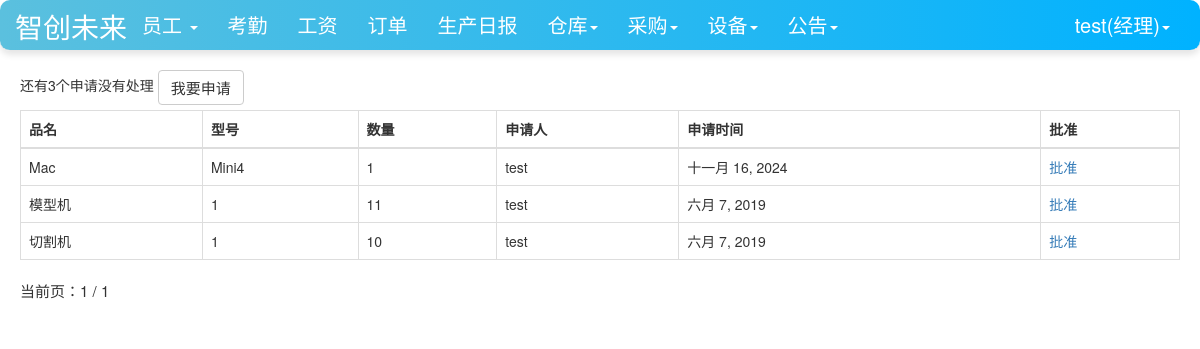
/warehouse/sanction_list/ (signed in), run on the app's committed database.
### user/models.py (models this page shows, shortened)
class Profile(models.Model):
    user = models.OneToOneField(User, on_delete=models.CASCADE)
    staff_gender = models.CharField(max_length=10, choices=(('male', '男'), ('female', '女')), default='male',
                                    verbose_name='性别')
    staff_age = models.PositiveIntegerField(verbose_name="年龄")
    staff_home = models.CharField(max_length=100, verbose_name="籍贯")
    staff_nationality = models.CharField(max_length=20, verbose_name="民族")  # 民族
    staff_tel = models.BigIntegerField(verbose_name="电话")
    start_time = models.DateField(auto_now_add=True, verbose_name="入职时间")  # 入职时间
    id_card = models.CharField(max_length=20,verbose_name="身份证")  # 身份证号
    staff_type = models.CharField(max_length=100,verbose_name="职位", null=True)  # 职位
    salary_pre_hour = models.IntegerField(verbose_name="时薪")  # 时薪
    avatar = models.ImageField(verbose_name="头像", upload_to='avatars/', null=True)  # 头像字段
    class Meta:
        ordering = ['-start_time']

### warehouse/models.py (models this page shows)
class PurchaseList(models.Model):  # 采购单
    good_name = models.CharField(max_length=100, verbose_name="品名")
    good_version = models.CharField(max_length=100, verbose_name="型号")
    good_num = models.IntegerField(verbose_name="数量")
    apply_staff_name = models.ForeignKey(User, on_delete=models.CASCADE, verbose_name="申请人", null=True, blank=True,
                                         related_name='purchase_a')
    apply_date = models.DateField(auto_now_add=True, verbose_name="申请日期")
    sanction_staff_name = models.ForeignKey(User, on_delete=models.CASCADE, verbose_name="批准人", null=True,
                                            blank=True, related_name='purchase_b')
    sanction_date = models.DateField(auto_now=True, verbose_name="批准日期", null=True, blank=True)
    price = models.BigIntegerField(null=True, blank=True, verbose_name="单价")
    total_price = models.BigIntegerField(verbose_name="总价", null=True, blank=True)
    buyer_name = models.ForeignKey(User, on_delete=models.DO_NOTHING, null=True, blank=True, verbose_name="采购员",
                                   related_name='purchase_c')
    buyer_date = models.DateField(auto_now=True, verbose_name="采购日期", null=True, blank=True)
    class Meta:
        ordering = ['-apply_date']

### warehouse/views.py (the view)
# urls.py: path('sanction_list/', views.sanction_list, name='sanction_list'),
def sanction_list(request):
    items = PurchaseList.objects.filter(sanction_staff_name=None)
    context = {}
    paginator = Paginator(items, 10)  # 每页显示10个对象
    page_number = request.GET.get('page')
    if page_number is None:
        page_number = 1
    page_number = int(page_number)
    total_pages = paginator.num_pages
    print("page_number:", page_number)
    page_info = {"number": page_number, "paginator": {}}
    page_info["paginator"]['num_pages'] = total_pages
    print("total_pages", total_pages)
    if total_pages > page_number:
        page_info['has_next'] = True
        page_info['next_page_number'] = page_number + 1
    if page_number > 1:
        page_info['has_previous'] = True
        page_info['previous_page_number'] = page_number - 1
    context['page_obj'] = page_info
    item = paginator.get_page(page_number)
    context['count'] = items.count()
    context['purchaselists'] = item
    return render(request, 'sanction_list.html', context)

### user/models.py (called while the page is built)
def get_staff_type(self):
    if Profile.objects.filter(user=self).exists():
        profile = Profile.objects.get(user=self)
        return profile.staff_type
    else:
        return ''

### warehouse/templates/sanction_list.html (shortened to what this page needs)
{% extends 'base.html' %}
{% if user.is_authenticated %}
                        {% block nav_facility_active %}active{% endblock %}
{% endif %}
{% block content %}
    <div class="container">
        <div class="row">
            <div class="col-lg-12">
                {% if user.is_authenticated %}
                {% if user.get_staff_type == '经理' %}
                <div class="row col-lg-12 my-spacing5">
                    <span>还有{{count}}个申请没有处理</span>
                    <a class="btn btn-default" href="{%url 'apply' user.pk%}">我要申请</a>
                </div>
                <table class="table table-bordered table-hover my-spacing2">
                  <thead>
                    <tr>
                        <th scope="col">品名</th>
                        <th scope="col">型号</th>
                        <th scope="col">数量</th>
                        <th scope="col">申请人</th>
                        <th scope="col">申请时间</th>
                        <th scope="col">批准</th>
                    </tr>
                  </thead>
                  <tbody>
                  {%for purchaselist in purchaselists%}
                    <tr>
                      <td>{{purchaselist.good_name}}</td>
                        <td>{{purchaselist.good_version}}</td>
                      <td>{{purchaselist.good_num}}</td>
                        <td>{{purchaselist.apply_staff_name}}</td>
                      <td>{{purchaselist.apply_date}}</td>
                        <td><a href="{% url 'sanction' purchaselist.pk user.pk%}">批准</a></td>
                    </tr>
                  {% endfor %}
                  </tbody>
                </table>
                {% endif %}
                {% else %}
                    <span>未登录，跳转到首页...</span>
                    <script type="text/javascript">
                        window.location.href = '/';
                    </script>
                {% endif %}
            </div>
        </div>
        {% include 'pagination.html' %}
    </div>
{% endblock %}

### templates/base.html (shortened to what this page needs)
{% load staticfiles %}
<!doctype html>
<html lang="en">
<head>
    <link rel="stylesheet" href="{% static 'base.css' %}">
     <link rel="stylesheet" href="{% static 'home.css' %}">
    <link rel="stylesheet" href="{% static 'bootstrap-3.3.7/css/bootstrap.min.css' %}">
</head>
<body>
    <nav class="navbar navbar-default navbar-fixed-top">
      <div class="container-fluid">
        <div class="navbar-header"  >
          <a class="navbar-brand-container d-flex justify-content-center"  color=white" href="{% url 'home' %}">智创未来</a>
        </div>
          {% if  user.is_authenticated %}
        <div class="collapse navbar-collapse" id="bs-example-navbar-collapse-1">
          <ul class="nav navbar-nav">
              {% if user.get_staff_type == '经理' %}
              <li class="{% block nav_staff_active %}{% endblock %}">
                  <li class="dropdown">
                      <a href="#" class="dropdown-toggle" data-toggle="dropdown" role="button" aria-haspopup="true" aria-expanded="false">
                          员工
                          <b class="caret"></b>
                      </a>
                    </li>
                  </li>
              <li class="{% block nav_attendence_active %}{% endblock %}"><a href="{% url 'attendence_lists'%}">考勤</a></li>
              <li class="{% block nav_salary_active %}{% endblock %}"><a href="{% url 'salary_lists'%}">工资</a></li>
              <li class="{% block nav_order_active %}{% endblock %}"><a href="{% url 'order_list' %}">订单</a></li>
              <li class="{% block nav_producediary_active %}{% endblock %}"><a href="{% url 'product_diary' %}">生产日报</a></li>
              <li class="{% block nav_warehousediary_active %}{% endblock %}">
              <li class="dropdown">
                <a href="#" class="dropdown-toggle" data-toggle="dropdown" role="button" aria-haspopup="true" aria-expanded="false">仓库<span class="caret"></span></a>
              </li>
                  </li>
                  <li class="{% block nav_purchase_active %}{% endblock %}">
                    <li class="dropdown">
                      <a href="#" class="dropdown-toggle" data-toggle="dropdown" role="button" aria-haspopup="true" aria-expanded="false">采购<span class="caret"></span></a>
                    </li>
                  </li>
                  <li class="{% block nav_facility_active %}{% endblock %}">
                    <li class="dropdown">
                      <a href="#" class="dropdown-toggle" data-toggle="dropdown" role="button" aria-haspopup="true" aria-expanded="false">设备<span class="caret"></span></a>
                    </li>
                  </li>
              <li class="{% block nav_notice_active %}{% endblock %}">
                    <li class="dropdown">
                      <a href="#" class="dropdown-toggle" data-toggle="dropdown" role="button" aria-haspopup="true" aria-expanded="false">公告<span class="caret"></span></a>
                    </li>
                  </li>
              {%endif%}
          </ul>
        <ul class="nav navbar-nav navbar-right">
            <li class="dropdown">
              <a href="#" class="dropdown-toggle" data-toggle="dropdown" role="button" aria-haspopup="true" aria-expanded="false">
                  {{user.username}}({{user.get_staff_type}})<span class="caret"></span></a>
            </li>
        </ul>
    </div>
          {% else %}
           <ul class="nav navbar-nav navbar-right">
                <li><a href="{% url 'login' %}?from={{ request.get_full_path }}">登录</a></li>
           </ul>
          {% endif %}
      </div>
    </nav>
    {% block content%} {% endblock %}
</body>
</html>

### static/home.css (style rules this page uses)
* { margin: 0; padding: 0; }
body { margin-top: 70px!important; }
ul { list-style-type: none!important; }
ul.navbar-right { margin-right: 0; }
div.navbar-header { font-size: 200%; padding-top: 0.2em; }

### templates/base.html (style rules this page uses)
.navbar-default { background-color: #007bff; color: white; }
.navbar-default .navbar-nav { text-align: center; }
.navbar-default .navbar-nav>li>a { color: white; font-size: 20px; text-align: center; }
.navbar-default { background-color: #007bff; color: white; border-radius: 10px; box-shadow: 0 4px 6px rgba(0, 0, 0, 0.1); }
.navbar-header { text-align: center; }
.navbar-default .navbar-nav>li>a { color: white; }
.navbar-default { background: linear-gradient(to right, #5bc0de, #00b2ff); color: white; }
.navbar-default .navbar-nav>li>a { color: white; text-align: center; }
.collapse { text-align: center; }
.navbar-brand-container { color:white; }
.row { margin-bottom: 1; }
.container { padding-left: 15px; padding-right: 15px; margin-bottom: 5px; --> }
.row > [class^="col-"] { padding-left: 5px; padding-right: 5px; }
.my-spacing5 { margin-bottom: 5px; }
.my-spacing5 > a { font-size:15px; }
.my-spacing2 { margin-bottom: 0px; }

### data on the page
PurchaseList: good_name "Mac", good_version "Mini4", good_num "1", apply_staff_name "test", apply_date "十一月 16, 2024"
PurchaseList: good_name "模型机", good_version "1", good_num "11", apply_staff_name "test", apply_date "六月 7, 2019"
PurchaseList: good_name "切割机", good_version "1", good_num "10", apply_staff_name "test", apply_date "六月 7, 2019"

### other printed values
{{ user.username }} "test"
{{ user.get_staff_type }} "经理"
{{ count }} "3"
{{ page_obj.number }} "1"
{{ page_obj.paginator.num_pages }} "1"
